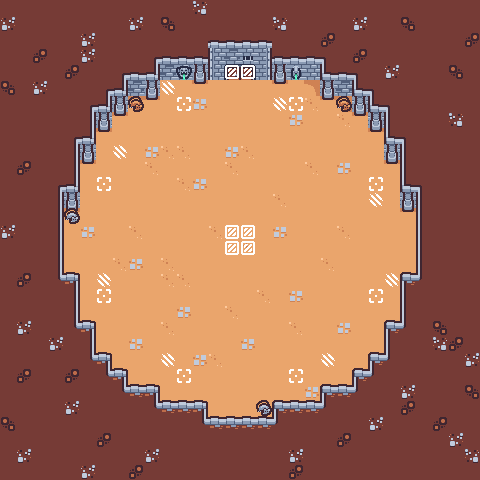

Rendered tile map (Tiled .tmx) drawn with the repository's tilesets; below, a short description and the map source with its tile grids summarised:
An orthogonal 30x30 tile map with 16x16 px tiles, 7 tile layers (background, enemies, players, impassable, ...), 2 hidden layers not drawn.

<map version="1.10" tiledversion="1.10.2" orientation="orthogonal" renderorder="right-down" width="30" height="30" tilewidth="16" tileheight="16" infinite="0" nextlayerid="9" nextobjectid="1">
 <properties>
  <property name="win-condition" value="reach-exit" />
 </properties>
 <tileset firstgid="1" source="sheet.tsx" />
 <layer id="2" name="background" width="30" height="30">
  <data>[900 cells, 374 non-empty, 13 distinct tile ids]</data>
 </layer>
 <layer id="4" name="enemies" width="30" height="30" locked="1">
  <data>[900 cells, 8 non-empty, 1 distinct tile ids]</data>
 </layer>
 <layer id="3" name="players" width="30" height="30" locked="1">
  <data>[900 cells, 4 non-empty, 1 distinct tile ids]</data>
 </layer>
 <layer id="1" name="impassable" width="30" height="30">
  <data>[900 cells, 526 non-empty, 22 distinct tile ids]</data>
 </layer>
 <layer id="8" name="objects-passable" width="30" height="30">
  <data>[900 cells, 12 non-empty, 3 distinct tile ids]</data>
 </layer>
 <layer id="7" name="objects-impassable" width="30" height="30" visible="0" opacity="0.96">
  <data>[900 cells, 7 non-empty, 2 distinct tile ids]</data>
 </layer>
 <layer id="9" name="weapons" width="30" height="30" visible="0">
  <data>[900 cells, 0 non-empty, 0 distinct tile ids]</data>
 </layer>
 <layer id="6" name="pressure-plates" width="30" height="30" locked="1">
  <data>[900 cells, 0 non-empty, 0 distinct tile ids]</data>
 </layer>
 <layer id="5" name="exits" width="30" height="30">
  <data>[900 cells, 2 non-empty, 1 distinct tile ids]</data>
 </layer>
</map>
